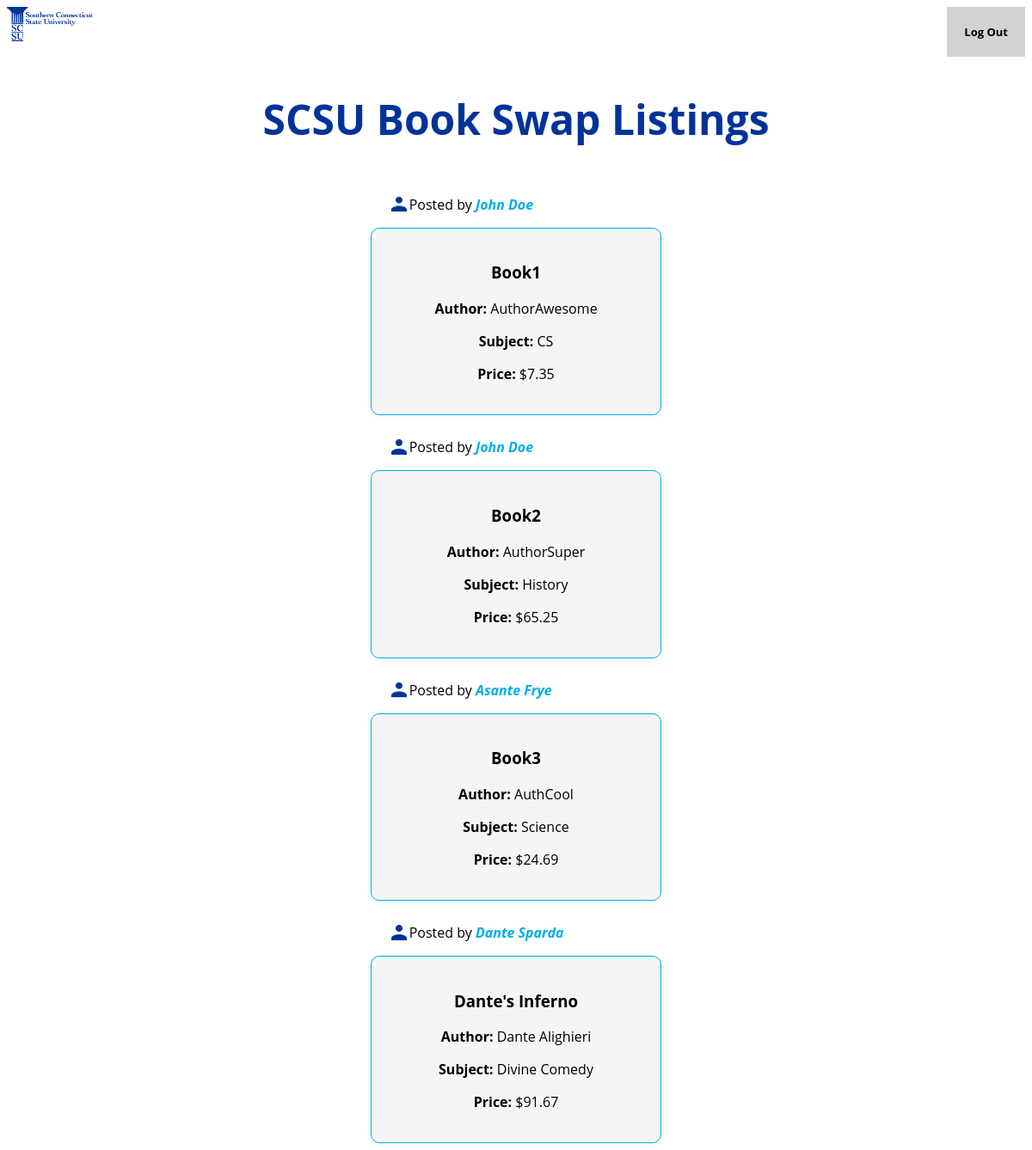
The page /listings on the database its author committed.
### app/models.py (models this page shows, shortened)
class Listing(db.Model):
    __tablename__ = "Listing"
    listingID = db.Column(db.Integer, primary_key=True,
                          nullable=False, autoincrement=True)
    timestamp = db.Column(db.DateTime, nullable=False)
    bookID = db.Column(db.Integer, db.ForeignKey('Book.bookID'))
    userID = db.Column(db.Integer, db.ForeignKey('User.userID'))
    book = db.relationship('Book', backref='Listing')

class User(UserMixin, db.Model):
    __tablename__ = 'User'
    userID = db.Column(db.Integer, primary_key=True,
                       nullable=False, autoincrement=True)
    fname = db.Column(db.String(100), nullable=False)
    lname = db.Column(db.String(100), nullable=False)
    major = db.Column(db.String(50), nullable=False)
    email = db.Column(db.String(50), nullable=False, unique=True)
    pwd = db.Column(db.String(50), nullable=False)
    books = db.relationship('Book', backref='User')
    listings = db.relationship('Listing', backref='User')

class Book(db.Model):
    __tablename__ = 'Book'
    bookID = db.Column(db.Integer, primary_key=True,
                       nullable=False, autoincrement=True)
    bookTitle = db.Column(db.String(50), nullable=False)
    origPrice = db.Column(db.Numeric(10, 2), nullable=False)
    listPrice = db.Column(db.Numeric(10, 2), nullable=False)
    condition = db.Column(db.String(50), nullable=False)
    userID = db.Column(db.Integer, db.ForeignKey('User.userID'))
    isbn = db.Column(db.Integer, nullable=False)
    author = db.Column(db.String(50), nullable=False)
    subject = db.Column(db.String(50), nullable=False)
    notes = db.Column(db.String(50), nullable=True)

### app/routes.py (the view)
@bp.route('/listings')
def view_listings():
    listings = db.session.query(Listing).all()
    return render_template('listings.html', listings=listings)

### app/templates/listings.html (shortened to what this page needs)
{% extends 'base.html' %}
{% block content %}
<nav>
    <div id="nav-elements">
        <a href="{{ url_for('main.profile') }}">
            <img class="nav-start" src="{{ url_for('static', filename='images/SCSU_LogoRGB.png') }}" style="width: 100px;">
        </a>
        <a class="btn-secondary nav-end" href="{{ url_for('main.logout') }}">Log Out</a>
    </div>
    <h1>SCSU Book Swap Listings</h1>
</nav>
<div id="listings-feed">
    {% for listing in listings %}
        <div class="listing">
             <div id="poster">
                <img class="prof-icon" src="{{ url_for('static', filename='images/prof_icon.png') }}">
                <p> Posted by <span class="posted-by">{{ listing.User.fname }} {{ listing.User.lname}}</span></p>
             </div>
            <div class="listing-details">
                <h3>{{ listing.book.bookTitle }}</h3>
                <p><strong>Author:</strong> {{ listing.book.author }}</p>
                <p><strong>Subject:</strong> {{ listing.book.subject }}</p>
                <p><strong>Price:</strong> ${{ listing.book.listPrice }}</p>
            </div>
        </div>
    {% endfor %}
</div>
{% endblock %}

### app/templates/base.html (shortened to what this page needs)
<!DOCTYPE html>
<html lang="en">
<head>
    <link rel="stylesheet" href="{{ url_for('static', filename='css/styles.css') }}">
</head>
<body>
    {% block content %}
    {% endblock %}
</body>
</html>

### static/css/styles.css (style rules this page uses)
:root { --reflex-blue: rgb(0, 51, 153); --golden-yellow: rgb(255, 204, 64); --cyan: rgb(0, 173, 235); }
body { font-family: 'Open Sans', Helvetica, Arial, sans-serif; }
h1 { color: var(--reflex-blue); font-size: xxx-large; }
.btn-secondary { background-color: lightgray; padding: 20px; text-decoration: none; color: black; font-size: small; text-align: center; font-weight: bold; transition: all 0.25 ease; }
nav { display: flex; flex-direction: column; align-items: center; width: 100%; }
#nav-elements { display: flex; flex-direction: row; width: 100%; }
.nav-start { align-self: flex-start; }
.nav-end { align-self: flex-end; margin-left: auto; }
#listings-feed { display: flex; align-items: center; flex-direction: column; gap: 10px; }
.listing { display: flex; flex-direction: column; align-items: center; width: 25%; }
.listing > * { width: 100%; }
.listing-details { padding: 20px; background-color: whitesmoke; border: 1px solid var(--cyan); border-radius: 10px; box-shadow: 0 2px 8px rgba(0, 0, 0, 0.05); text-align: center; }
#poster { display: flex; align-items: center; }
#poster>img { width: 8%; }
.posted-by { font-style: italic; color: var(--cyan); font-weight: bold; }

### rows shown on the page
Listing: User.fname "John", User.lname "Doe", book.bookTitle "Book1", book.author "AuthorAwesome", book.subject "CS", book.listPrice "7.35"
Listing: User.fname "John", User.lname "Doe", book.bookTitle "Book2", book.author "AuthorSuper", book.subject "History", book.listPrice "65.25"
Listing: User.fname "Asante", User.lname "Frye", book.bookTitle "Book3", book.author "AuthCool", book.subject "Science", book.listPrice "24.69"
Listing: User.fname "Dante", User.lname "Sparda", book.bookTitle "Dante's Inferno", book.author "Dante Alighieri", book.subject "Divine Comedy", book.listPrice "91.67"
